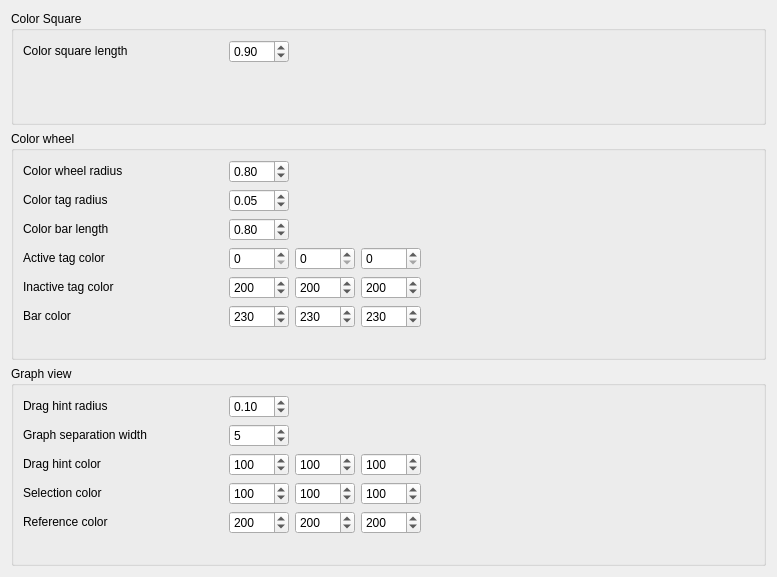
     <widget class="QWidget" name="setti_interface">
      <attribute name="title">
       <string>Interface</string>
      </attribute>
      <layout class="QVBoxLayout" name="verticalLayout">
       <item>
        <widget class="QGroupBox" name="st_gbox_sqr_itf">
         <property name="title">
          <string>Color Square</string>
         </property>
         <layout class="QGridLayout" name="gridLayout_2">
          <item row="0" column="0">
           <widget class="QLabel" name="st_label_widratio">
            <property name="minimumSize">
             <size>
              <width>200</width>
              <height>20</height>
             </size>
            </property>
            <property name="maximumSize">
             <size>
              <width>200</width>
              <height>20</height>
             </size>
            </property>
            <property name="text">
             <string>Color square length</string>
            </property>
           </widget>
          </item>
          <item row="0" column="1">
           <widget class="QDoubleSpinBox" name="st_p_widratio">
            <property name="minimumSize">
             <size>
              <width>60</width>
              <height>0</height>
             </size>
            </property>
            <property name="maximumSize">
             <size>
              <width>60</width>
              <height>16777215</height>
             </size>
            </property>
            <property name="minimum">
             <double>0.400000000000000</double>
            </property>
            <property name="maximum">
             <double>1.000000000000000</double>
            </property>
            <property name="singleStep">
             <double>0.100000000000000</double>
            </property>
            <property name="value">
             <double>0.900000000000000</double>
            </property>
           </widget>
          </item>
          <item row="0" column="2">
           <spacer name="st_hsp_sqr_itf">
            <property name="orientation">
             <enum>Qt::Horizontal</enum>
            </property>
            <property name="sizeHint" stdset="0">
             <size>
              <width>447</width>
              <height>20</height>
             </size>
            </property>
           </spacer>
          </item>
          <item row="1" column="0">
           <spacer name="st_vsp_sqr_itf">
            <property name="orientation">
             <enum>Qt::Vertical</enum>
            </property>
            <property name="sizeHint" stdset="0">
             <size>
              <width>20</width>
              <height>50</height>
             </size>
            </property>
           </spacer>
          </item>
         </layout>
        </widget>
       </item>
       <item>
        <widget class="QGroupBox" name="st_gbox_whl_itf">
         <property name="title">
          <string>Color wheel</string>
         </property>
         <layout class="QGridLayout" name="gridLayout_3">
          <item row="0" column="0">
           <widget class="QLabel" name="st_label_raduis">
            <property name="minimumSize">
             <size>
              <width>200</width>
              <height>20</height>
             </size>
            </property>
            <property name="maximumSize">
             <size>
              <width>200</width>
              <height>20</height>
             </size>
            </property>
            <property name="text">
             <string>Color wheel radius</string>
            </property>
           </widget>
          </item>
          <item row="0" column="1">
           <widget class="QDoubleSpinBox" name="st_p_radius">
            <property name="minimumSize">
             <size>
              <width>60</width>
              <height>0</height>
             </size>
            </property>
            <property name="maximumSize">
             <size>
              <width>60</width>
              <height>16777215</height>
             </size>
            </property>
            <property name="minimum">
             <double>0.300000000000000</double>
            </property>
            <property name="maximum">
             <double>0.900000000000000</double>
            </property>
            <property name="singleStep">
             <double>0.100000000000000</double>
            </property>
            <property name="value">
             <double>0.800000000000000</double>
            </property>
           </widget>
          </item>
          <item row="1" column="0">
           <widget class="QLabel" name="st_label_color_radius">
            <property name="minimumSize">
             <size>
              <width>200</width>
              <height>20</height>
             </size>
            </property>
            <property name="maximumSize">
             <size>
              <width>200</width>
              <height>20</height>
             </size>
            </property>
            <property name="text">
             <string>Color tag radius</string>
            </property>
           </widget>
          </item>
          <item row="1" column="1">
           <widget class="QDoubleSpinBox" name="st_p_color_radius">
            <property name="minimumSize">
             <size>
              <width>60</width>
              <height>0</height>
             </size>
            </property>
            <property name="maximumSize">
             <size>
              <width>60</width>
              <height>16777215</height>
             </size>
            </property>
            <property name="minimum">
             <double>0.010000000000000</double>
            </property>
            <property name="maximum">
             <double>0.200000000000000</double>
            </property>
            <property name="singleStep">
             <double>0.010000000000000</double>
            </property>
            <property name="value">
             <double>0.050000000000000</double>
            </property>
           </widget>
          </item>
          <item row="2" column="0">
           <widget class="QLabel" name="st_label_bar_widratio">
            <property name="minimumSize">
             <size>
              <width>200</width>
              <height>20</height>
             </size>
            </property>
            <property name="maximumSize">
             <size>
              <width>200</width>
              <height>20</height>
             </size>
            </property>
            <property name="text">
             <string>Color bar length</string>
            </property>
           </widget>
          </item>
          <item row="2" column="1">
           <widget class="QDoubleSpinBox" name="st_p_bar_widratio">
            <property name="minimumSize">
             <size>
              <width>60</width>
              <height>0</height>
             </size>
            </property>
            <property name="maximumSize">
             <size>
              <width>60</width>
              <height>16777215</height>
             </size>
            </property>
            <property name="minimum">
             <double>0.300000000000000</double>
            </property>
            <property name="maximum">
             <double>0.900000000000000</double>
            </property>
            <property name="singleStep">
             <double>0.100000000000000</double>
            </property>
            <property name="value">
             <double>0.800000000000000</double>
            </property>
           </widget>
          </item>
          <item row="3" column="0">
           <widget class="QLabel" name="st_label_at_color">
            <property name="minimumSize">
             <size>
              <width>200</width>
              <height>20</height>
             </size>
            </property>
            <property name="maximumSize">
             <size>
              <width>200</width>
              <height>20</height>
             </size>
            </property>
            <property name="text">
             <string>Active tag color</string>
            </property>
           </widget>
          </item>
          <item row="3" column="1">
           <widget class="QSpinBox" name="st_sp_at_color_r">
            <property name="minimumSize">
             <size>
              <width>60</width>
              <height>0</height>
             </size>
            </property>
            <property name="maximumSize">
             <size>
              <width>60</width>
              <height>16777215</height>
             </size>
            </property>
            <property name="maximum">
             <number>255</number>
            </property>
           </widget>
          </item>
          <item row="3" column="2">
           <widget class="QSpinBox" name="st_sp_at_color_g">
            <property name="minimumSize">
             <size>
              <width>60</width>
              <height>0</height>
             </size>
            </property>
            <property name="maximumSize">
             <size>
              <width>60</width>
              <height>16777215</height>
             </size>
            </property>
            <property name="maximum">
             <number>255</number>
            </property>
           </widget>
          </item>
          <item row="3" column="3">
           <widget class="QSpinBox" name="st_sp_at_color_b">
            <property name="minimumSize">
             <size>
              <width>60</width>
              <height>0</height>
             </size>
            </property>
            <property name="maximumSize">
             <size>
              <width>60</width>
              <height>16777215</height>
             </size>
            </property>
            <property name="maximum">
             <number>255</number>
            </property>
           </widget>
          </item>
          <item row="4" column="0">
           <widget class="QLabel" name="st_label_ia_color">
            <property name="minimumSize">
             <size>
              <width>200</width>
              <height>20</height>
             </size>
            </property>
            <property name="maximumSize">
             <size>
              <width>200</width>
              <height>20</height>
             </size>
            </property>
            <property name="text">
             <string>Inactive tag color</string>
            </property>
           </widget>
          </item>
          <item row="4" column="1">
           <widget class="QSpinBox" name="st_sp_ia_color_r">
            <property name="minimumSize">
             <size>
              <width>60</width>
              <height>0</height>
             </size>
            </property>
            <property name="maximumSize">
             <size>
              <width>60</width>
              <height>16777215</height>
             </size>
            </property>
            <property name="maximum">
             <number>255</number>
            </property>
            <property name="value">
             <number>200</number>
            </property>
           </widget>
          </item>
          <item row="4" column="2">
           <widget class="QSpinBox" name="st_sp_ia_color_g">
            <property name="minimumSize">
             <size>
              <width>60</width>
              <height>0</height>
             </size>
            </property>
            <property name="maximumSize">
             <size>
              <width>60</width>
              <height>16777215</height>
             </size>
            </property>
            <property name="maximum">
             <number>255</number>
            </property>
            <property name="value">
             <number>200</number>
            </property>
           </widget>
          </item>
          <item row="4" column="3">
           <widget class="QSpinBox" name="st_sp_ia_color_b">
            <property name="minimumSize">
             <size>
              <width>60</width>
              <height>0</height>
             </size>
            </property>
            <property name="maximumSize">
             <size>
              <width>60</width>
              <height>16777215</height>
             </size>
            </property>
            <property name="maximum">
             <number>255</number>
            </property>
            <property name="value">
             <number>200</number>
            </property>
           </widget>
          </item>
          <item row="5" column="0">
           <widget class="QLabel" name="st_label_vb_color">
            <property name="minimumSize">
             <size>
              <width>200</width>
              <height>20</height>
             </size>
            </property>
            <property name="maximumSize">
             <size>
              <width>200</width>
              <height>20</height>
             </size>
            </property>
            <property name="text">
             <string>Bar color</string>
            </property>
           </widget>
          </item>
          <item row="5" column="1">
           <widget class="QSpinBox" name="st_sp_vb_color_r">
            <property name="minimumSize">
             <size>
              <width>60</width>
              <height>0</height>
             </size>
            </property>
            <property name="maximumSize">
             <size>
              <width>60</width>
              <height>16777215</height>
             </size>
            </property>
            <property name="maximum">
             <number>255</number>
            </property>
            <property name="value">
             <number>230</number>
            </property>
           </widget>
          </item>
          <item row="5" column="2">
           <widget class="QSpinBox" name="st_sp_vb_color_g">
            <property name="minimumSize">
             <size>
              <width>60</width>
              <height>0</height>
             </size>
            </property>
            <property name="maximumSize">
             <size>
              <width>60</width>
              <height>16777215</height>
             </size>
            </property>
            <property name="maximum">
             <number>255</number>
            </property>
            <property name="value">
             <number>230</number>
            </property>
           </widget>
          </item>
          <item row="5" column="3">
           <widget class="QSpinBox" name="st_sp_vb_color_b">
            <property name="minimumSize">
             <size>
              <width>60</width>
              <height>0</height>
             </size>
            </property>
            <property name="maximumSize">
             <size>
              <width>60</width>
              <height>16777215</height>
             </size>
            </property>
            <property name="maximum">
             <number>255</number>
            </property>
            <property name="value">
             <number>230</number>
            </property>
           </widget>
          </item>
          <item row="5" column="4">
           <spacer name="st_hsp_whl_itf">
            <property name="orientation">
             <enum>Qt::Horizontal</enum>
            </property>
            <property name="sizeHint" stdset="0">
             <size>
              <width>325</width>
              <height>20</height>
             </size>
            </property>
           </spacer>
          </item>
          <item row="6" column="0">
           <spacer name="st_vsp_whl_itf">
            <property name="orientation">
             <enum>Qt::Vertical</enum>
            </property>
            <property name="sizeHint" stdset="0">
             <size>
              <width>20</width>
              <height>20</height>
             </size>
            </property>
           </spacer>
          </item>
         </layout>
        </widget>
       </item>
       <item>
        <widget class="QGroupBox" name="st_gbox_img_itf">
         <property name="title">
          <string>Graph view</string>
         </property>
         <layout class="QGridLayout" name="gridLayout_4">
          <item row="0" column="0">
           <widget class="QLabel" name="st_label_tip_radius">
            <property name="minimumSize">
             <size>
              <width>200</width>
              <height>20</height>
             </size>
            </property>
            <property name="maximumSize">
             <size>
              <width>200</width>
              <height>20</height>
             </size>
            </property>
            <property name="text">
             <string>Drag hint radius</string>
            </property>
           </widget>
          </item>
          <item row="0" column="1">
           <widget class="QDoubleSpinBox" name="st_p_tip_radius">
            <property name="minimumSize">
             <size>
              <width>60</width>
              <height>0</height>
             </size>
            </property>
            <property name="maximumSize">
             <size>
              <width>60</width>
              <height>16777215</height>
             </size>
            </property>
            <property name="suffix">
             <string/>
            </property>
            <property name="minimum">
             <double>0.010000000000000</double>
            </property>
            <property name="maximum">
             <double>2.000000000000000</double>
            </property>
            <property name="singleStep">
             <double>0.010000000000000</double>
            </property>
            <property name="value">
             <double>0.100000000000000</double>
            </property>
           </widget>
          </item>
          <item row="1" column="0">
           <widget class="QLabel" name="st_label_half_sp">
            <property name="minimumSize">
             <size>
              <width>200</width>
              <height>20</height>
             </size>
            </property>
            <property name="maximumSize">
             <size>
              <width>200</width>
              <height>20</height>
             </size>
            </property>
            <property name="text">
             <string>Graph separation width</string>
            </property>
           </widget>
          </item>
          <item row="1" column="1">
           <widget class="QSpinBox" name="st_p_half_sp">
            <property name="minimumSize">
             <size>
              <width>60</width>
              <height>0</height>
             </size>
            </property>
            <property name="maximumSize">
             <size>
              <width>60</width>
              <height>16777215</height>
             </size>
            </property>
            <property name="maximum">
             <number>20</number>
            </property>
            <property name="value">
             <number>5</number>
            </property>
           </widget>
          </item>
          <item row="2" column="0">
           <widget class="QLabel" name="st_label_vs_color">
            <property name="minimumSize">
             <size>
              <width>200</width>
              <height>20</height>
             </size>
            </property>
            <property name="maximumSize">
             <size>
              <width>200</width>
              <height>20</height>
             </size>
            </property>
            <property name="text">
             <string>Drag hint color</string>
            </property>
           </widget>
          </item>
          <item row="2" column="1">
           <widget class="QSpinBox" name="st_sp_vs_color_r">
            <property name="minimumSize">
             <size>
              <width>60</width>
              <height>0</height>
             </size>
            </property>
            <property name="maximumSize">
             <size>
              <width>60</width>
              <height>16777215</height>
             </size>
            </property>
            <property name="maximum">
             <number>255</number>
            </property>
            <property name="value">
             <number>100</number>
            </property>
           </widget>
          </item>
          <item row="2" column="2">
           <widget class="QSpinBox" name="st_sp_vs_color_g">
            <property name="minimumSize">
             <size>
              <width>60</width>
              <height>0</height>
             </size>
            </property>
            <property name="maximumSize">
             <size>
              <width>60</width>
              <height>16777215</height>
             </size>
            </property>
            <property name="maximum">
             <number>255</number>
            </property>
            <property name="value">
             <number>100</number>
            </property>
           </widget>
          </item>
          <item row="2" column="3">
           <widget class="QSpinBox" name="st_sp_vs_color_b">
            <property name="minimumSize">
             <size>
              <width>60</width>
              <height>0</height>
             </size>
            </property>
            <property name="maximumSize">
             <size>
              <width>60</width>
              <height>16777215</height>
             </size>
            </property>
            <property name="maximum">
             <number>255</number>
            </property>
            <property name="value">
             <number>100</number>
            </property>
           </widget>
          </item>
          <item row="3" column="0">
           <widget class="QLabel" name="st_label_st_color">
            <property name="minimumSize">
             <size>
              <width>200</width>
              <height>20</height>
             </size>
            </property>
            <property name="maximumSize">
             <size>
              <width>200</width>
              <height>20</height>
             </size>
            </property>
            <property name="text">
             <string>Selection color</string>
            </property>
           </widget>
          </item>
          <item row="3" column="1">
           <widget class="QSpinBox" name="st_sp_st_color_r">
            <property name="minimumSize">
             <size>
              <width>60</width>
              <height>0</height>
             </size>
            </property>
            <property name="maximumSize">
             <size>
              <width>60</width>
              <height>16777215</height>
             </size>
            </property>
            <property name="maximum">
             <number>255</number>
            </property>
            <property name="value">
             <number>100</number>
            </property>
           </widget>
          </item>
          <item row="3" column="2">
           <widget class="QSpinBox" name="st_sp_st_color_g">
            <property name="minimumSize">
             <size>
              <width>60</width>
              <height>0</height>
             </size>
            </property>
            <property name="maximumSize">
             <size>
              <width>60</width>
              <height>16777215</height>
             </size>
            </property>
            <property name="maximum">
             <number>255</number>
            </property>
            <property name="value">
             <number>100</number>
            </property>
           </widget>
          </item>
          <item row="3" column="3">
           <widget class="QSpinBox" name="st_sp_st_color_b">
            <property name="minimumSize">
             <size>
              <width>60</width>
              <height>0</height>
             </size>
            </property>
            <property name="maximumSize">
             <size>
              <width>60</width>
              <height>16777215</height>
             </size>
            </property>
            <property name="maximum">
             <number>255</number>
            </property>
            <property name="value">
             <number>100</number>
            </property>
           </widget>
          </item>
          <item row="4" column="0">
           <widget class="QLabel" name="st_label_it_color">
            <property name="minimumSize">
             <size>
              <width>200</width>
              <height>20</height>
             </size>
            </property>
            <property name="maximumSize">
             <size>
              <width>200</width>
              <height>20</height>
             </size>
            </property>
            <property name="text">
             <string>Reference color</string>
            </property>
           </widget>
          </item>
          <item row="4" column="1">
           <widget class="QSpinBox" name="st_sp_it_color_r">
            <property name="minimumSize">
             <size>
              <width>60</width>
              <height>0</height>
             </size>
            </property>
            <property name="maximumSize">
             <size>
              <width>60</width>
              <height>16777215</height>
             </size>
            </property>
            <property name="maximum">
             <number>255</number>
            </property>
            <property name="value">
             <number>200</number>
            </property>
           </widget>
          </item>
          <item row="4" column="2">
           <widget class="QSpinBox" name="st_sp_it_color_g">
            <property name="minimumSize">
             <size>
              <width>60</width>
              <height>0</height>
             </size>
            </property>
            <property name="maximumSize">
             <size>
              <width>60</width>
              <height>16777215</height>
             </size>
            </property>
            <property name="maximum">
             <number>255</number>
            </property>
            <property name="value">
             <number>200</number>
            </property>
           </widget>
          </item>
          <item row="4" column="3">
           <widget class="QSpinBox" name="st_sp_it_color_b">
            <property name="minimumSize">
             <size>
              <width>60</width>
              <height>0</height>
             </size>
            </property>
            <property name="maximumSize">
             <size>
              <width>60</width>
              <height>16777215</height>
             </size>
            </property>
            <property name="maximum">
             <number>255</number>
            </property>
            <property name="value">
             <number>200</number>
            </property>
           </widget>
          </item>
          <item row="4" column="4">
           <spacer name="st_hsp_img_itf">
            <property name="orientation">
             <enum>Qt::Horizontal</enum>
            </property>
            <property name="sizeHint" stdset="0">
             <size>
              <width>333</width>
              <height>20</height>
             </size>
            </property>
           </spacer>
          </item>
          <item row="5" column="0">
           <spacer name="st_vsp_img_itf">
            <property name="orientation">
             <enum>Qt::Vertical</enum>
            </property>
            <property name="sizeHint" stdset="0">
             <size>
              <width>20</width>
              <height>20</height>
             </size>
            </property>
           </spacer>
          </item>
         </layout>
        </widget>
       </item>
      </layout>
     </widget>
